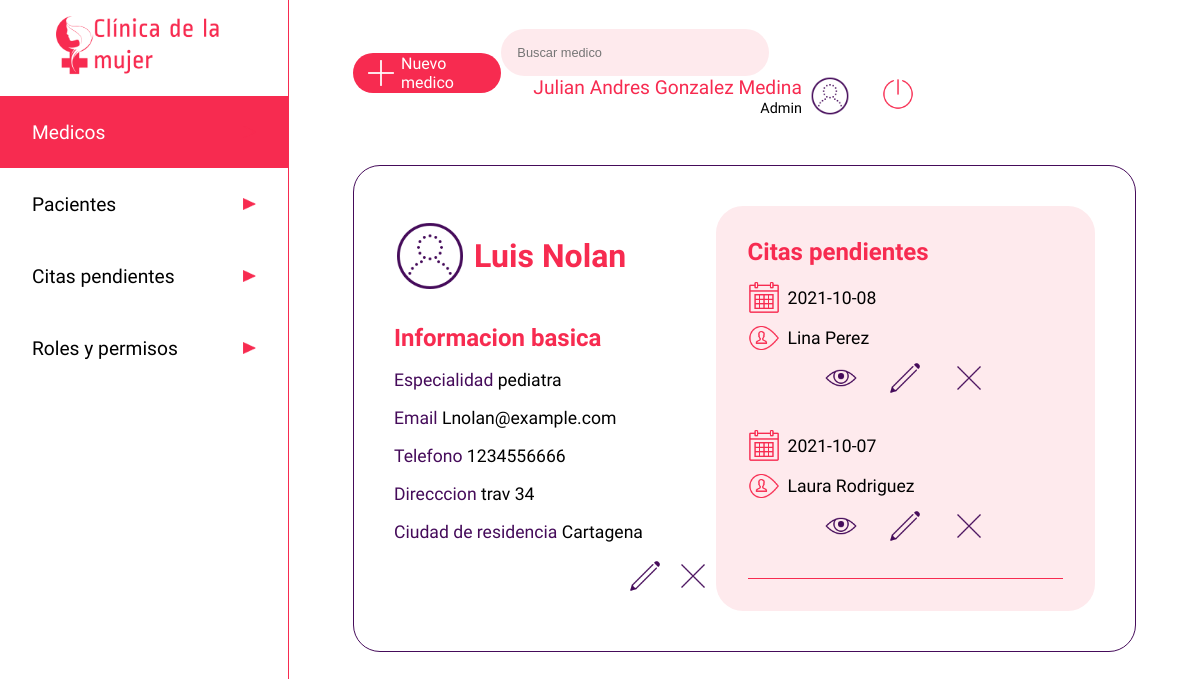
/medico/1048484611 (signed in), run on the app's committed database.
### app.py (models this page shows, shortened)
class users(db.Model):
    __tablename__ = 'users'
    cedula = db.Column(db.Integer, primary_key=True)
    nombre=db.Column(db.String)
    apellido=db.Column(db.String)
    nacimiento=db.Column(db.String)
    eps=db.Column(db.String)
    email=db.Column(db.String, unique=True)
    telefono=db.Column(db.Integer)
    dir=db.Column(db.String)
    ciudad=db.Column(db.String)
    password=db.Column(db.String)
    rol =db.Column(db.String)
    especialidad = db.Column(db.String)
    estado = db.Column(db.Boolean)

class citas(db.Model):
    __tablename__ = 'citas'
    cita_id=db.Column(db.Integer, primary_key=True)
    medico_id = db.Column(db.Integer, nullable=False)
    paciente_id = db.Column(db.Integer, nullable=False)
    fecha = db.Column(db.String)
    motivo = db.Column(db.String(500))
    estado = db.Column(db.Boolean)
    hora_atencion = db.Column(db.String)
    sintomas = db.Column(db.String)
    diagnostico = db.Column(db.String)
    anotaciones = db.Column(db.String)
    calificacion = db.Column(db.Integer)
    calificacion_obs = db.Column(db.String)

### app.py (the view)
@app.route('/medico/<user>', methods=['GET'])
def medico(user):
    if 'usuarioIngresado' in session:
        medicos = users.query.filter_by(cedula=user).first()
        usuario = users.query.filter_by(cedula=int(session['usuarioIngresado'])).first()
        pacientes = users.query.filter_by(rol='paciente')
        citass = citas.query.filter_by(medico_id=int(user)).all()
        return render('usermedico.html', medico=medicos, row=usuario, cita=citass, listapacientes = pacientes)
    else:
        return render('acceso-denegado.html')

### templates/usermedico.html (shortened to what this page needs)
<!DOCTYPE html>
<html lang="es">
<head>
    <link rel="stylesheet" href="{{ url_for('static', filename='css/users.css')}}">
</head>
<body>
    <header class="header">
        <a href="/dashboard" type="button" class="btn"><img src="{{ url_for('static', filename='images/iconoclinica.png')}}" class="logo" alt="Clinica de la mujer"></a>
        <nav>
            <ul class="menu">
                <li class="menuitems"><a href="/medico" class="menuselect"><span>Medicos</span><img src="{{ url_for('static', filename='images/triangulo.png')}}" class="flecha" alt=""></a></li>
                <li class="menuitems"><a href="/paciente" class="menulink"><span>Pacientes</span><img src="{{ url_for('static', filename='images/triangulo.png')}}" class="flecha" alt=""></a></li>
                <li class="menuitems"><a href="/listado-citas" class="menulink"><span>Citas pendientes</span><img src="{{ url_for('static', filename='images/triangulo.png')}}" class="flecha" alt=""></a></li>
                <li class="menuitems"><a href="/roles" class="menulink"><span>Roles y permisos</span><img src="{{ url_for('static', filename='images/triangulo.png')}}" class="flecha" alt=""></a></li>
            </ul>
        </nav>
    </header>
    <main class="main">
        <div class="searchuser">
            <a href="/medico/new" class="newuser"><img src="{{ url_for('static', filename='images/plus_math_100px.png')}}" class="profile" alt=""><span>Nuevo medico</span></a>
            <div>
                <input type="search" class="search" placeholder="Buscar medico">
                <div class="perfil">
                    <div>
                        <span class="nameuser">{{row ["nombre"]}} {{row ["apellido"]}}</span><br>
                        <span class="roluser">Admin</span>
                    </div>
                    <img src="{{ url_for('static', filename='images/test_account_100px.png')}}" class="profile" alt="">
                    <a href="/logout" type="button" class="btn"><img src="{{ url_for('static', filename='images/off.png')}}" class="logout" alt="Cerrar sesion"></a>
                </div>
            </div>
        </div>
        <div class="cuerpo">
            <div class="contenedorperfil">
                <div class="userperf">
                    <img src="{{ url_for('static', filename='images/test_account_100px.png')}}" class="userper" alt="">
                    <h1 class="username">{{medico ["nombre"]}}  {{medico ["apellido"]}}</h1>
                </div>
                <div class="userinfo">
                    <h2 class="infotitle">Informacion basica</h2><br>
                    <span style="color:#450B5A">Especialidad </span><span style="color:#000000">{{medico ["especialidad"]}}</span> <br><br>
                    <span style="color:#450B5A">Email </span><span style="color:#000000">{{medico ["email"]}}</span><br><br>
                    <span style="color:#450B5A">Telefono </span><span style="color:#000000">{{medico ["telefono"]}}</span> <br><br>
                    <span style="color:#450B5A">Direcccion </span><span style="color:#000000">{{medico ["dir"]}}</span> <br><br>
                    <span style="color:#450B5A">Ciudad de residencia </span><span style="color:#000000">{{medico ["ciudad"]}}</span> <br><br>
                    <div class="contenedordbtn">
                        <a href="{{medico ["cedula"]}}/editar"><img src="{{ url_for('static', filename='images/edit_100px.png')}}" class="btned" alt=""></a>
                        <a href="{{medico ["cedula"]}}/eliminar"><img src="{{ url_for('static', filename='images/delete_100px.png')}}" class="btned" alt=""></a>
                    </div>
                </div>
            </div>
            <div class="contenedorcitas">
                <h2 class="infotitle">Citas pendientes</h1>
                    {% for c in cita %}
                        <div class="infocita">
                            <div class="diahora">
                                <img src="{{ url_for('static', filename='images/calendar_100px.png')}}" class="calendarwatch" alt=""><span>{{ c.fecha }}</span>
                            </div>
                            <div class="diahora">
                                <img src="{{ url_for('static', filename='images/username_100px.png')}}" class="calendarwatch" alt="">
                                {% for l in listapacientes %}
                                    {% if c.paciente_id == l.cedula %}
                                        <span>{{l.nombre}} {{l.apellido}}</span>
                                    {% endif %}
                                {% endfor %}
                            </div>
                            <div class="contenedortbtn">
                                <a href="/listado-citas/{{ c.cita_id }}/ver"><img src="{{ url_for('static', filename='images/eye_100px.png')}}" class="btned" alt=""></a>
                                <a href="/listado-citas/{{ c.cita_id }}/editar"><img src="{{ url_for('static', filename='images/edit_100px.png')}}" class="btned" alt=""></a>
                                <a href="/listado-citas/{{ c.cita_id }}/eliminar"><img src="{{ url_for('static', filename='images/delete_100px.png')}}" class="btned" alt=""></a>
                            </div>
                        </div>
                    {% endfor %}
                <hr color="#F72B50" size="0.5rem">
            </div>
    </main>
</body>
</html>

### static/css/users.css (style rules this page uses)
* { padding: 0; margin: 0; }
.btned { width: 2rem; }
body { display: flex; }
.calendarwatch { height: 2rem; }
.contenedordbtn { display: flex; justify-content: space-between; width: 5rem; float: right; }
.contenedortbtn { display: flex; justify-content: space-between; width: 10rem; margin: auto; padding-bottom: 1rem; }
.contenedorperfil { width: 45%; }
.logout { height: 2rem; margin-left: 2rem; }
.contenedorcitas { height: 100%; width: 45%; background-color: #FEEAED; border-radius: 1.6875rem; padding: 2rem; }
.cuerpo { display: flex; margin-top: 3rem; border: 0.1rem solid #450B5A; border-radius: 1.6875rem; padding: 2.5rem; justify-content: space-between; align-items: center; }
.diahora { margin-top: 0.5rem; margin-bottom: 0.5rem; width: 100%; display: flex; align-items: center; }
.diahora span { margin-left: 0.5rem; }
.flecha { width: 0.8rem; height: 0.8rem; }
.perfil { display: inline-flex; align-items: center; text-align: right; margin-left: 2rem; justify-content: flex-end; }
.header { margin:0; display: inline-block; width: 18rem; height: 100vh; justify-content: center; }
.infocita { font-family: 'Average Sans', sans-serif; font-size: 1.1rem; margin-top: 1rem; margin-bottom: 1rem; justify-content: center; }
.infotitle { font-size: 1.5rem; font-family: 'Ropa Sans', sans-serif; color: #F72B50; }
.logo { display: block; height: 4rem; margin: auto; padding: 1rem; }
.main { width: calc(100% - 18rem); padding: 1.8rem 4rem; border-left: 0.1rem solid #F72B50; }
.menu { font-family: 'Average Sans', sans-serif; list-style: none; color: black; }
.menulink { display: inline-flex; font-size: 1.2rem; width: 14rem; height: 1.5rem; padding: 1.5rem 2rem; text-decoration: none; color: black; background-color: white; justify-content: space-between; align-items: center; margin: 0; }
.menuselect { display: inline-flex; font-size: 1.2rem; width: 14rem; height: 1.5rem; padding: 1.5rem 2rem; text-decoration: none; color: black; background-color: #F72B50; color: white; justify-content: space-between; align-items: center; margin: 0; }
.nameuser { font-family: 'Ropa Sans', sans-serif; font-size: 1.2rem; color: #F72B50; }
.newuser { display: flex; width: 10rem; background: #F72B50; color: white; font-size: 1rem; font-family: 'Average Sans', sans-serif; border-radius: 1.6875rem; align-items: center; text-decoration: none; }
.roluser { font-family: 'Ropa Sans', sans-serif; font-size: 0.9rem; }
.profile { height: 2.5rem; margin-left: 0.5rem; }
.search { width: 16.75rem; padding: 1rem; background: #FEEAED; border: none; font-size: 0.8rem; color: black; border-radius: 1.6875rem; outline: none; }
.searchuser { display: flex; align-items: center; justify-content: space-between; }
.username { margin-left: 0.5rem; font-size: 2rem; font-family: 'Ropa Sans', sans-serif; }
.userinfo { margin-top: 2rem; }
.userinfo span { font-family: 'Average Sans', sans-serif; font-size: 1.1rem; width: 100%; }
.userper { height: 4.5rem; }
.userperf { display: flex; color: #F72B50; align-items: center; }

### data on the page
users: nombre "Julian Andres", apellido "Gonzalez Medina"
users: nombre "Luis", apellido "Nolan", especialidad "pediatra", email "Lnolan@example.com", telefono "1234556666", dir "trav 34", ciudad "Cartagena"
citas: fecha "2021-10-08"
users: nombre "Lina", apellido "Perez"
citas: fecha "2021-10-07"
users: nombre "Laura", apellido "Rodriguez"
